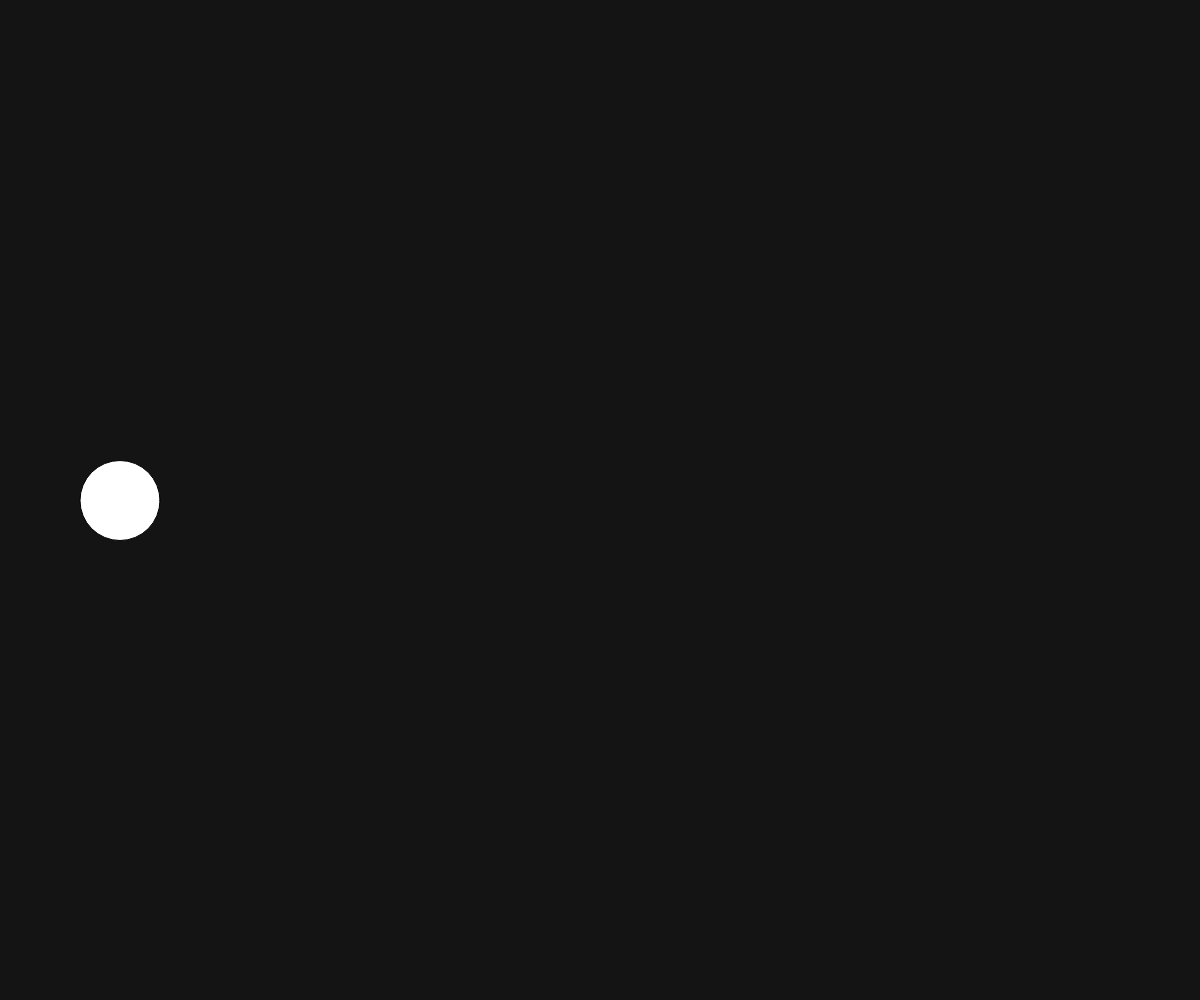
Frame 1 (no input)
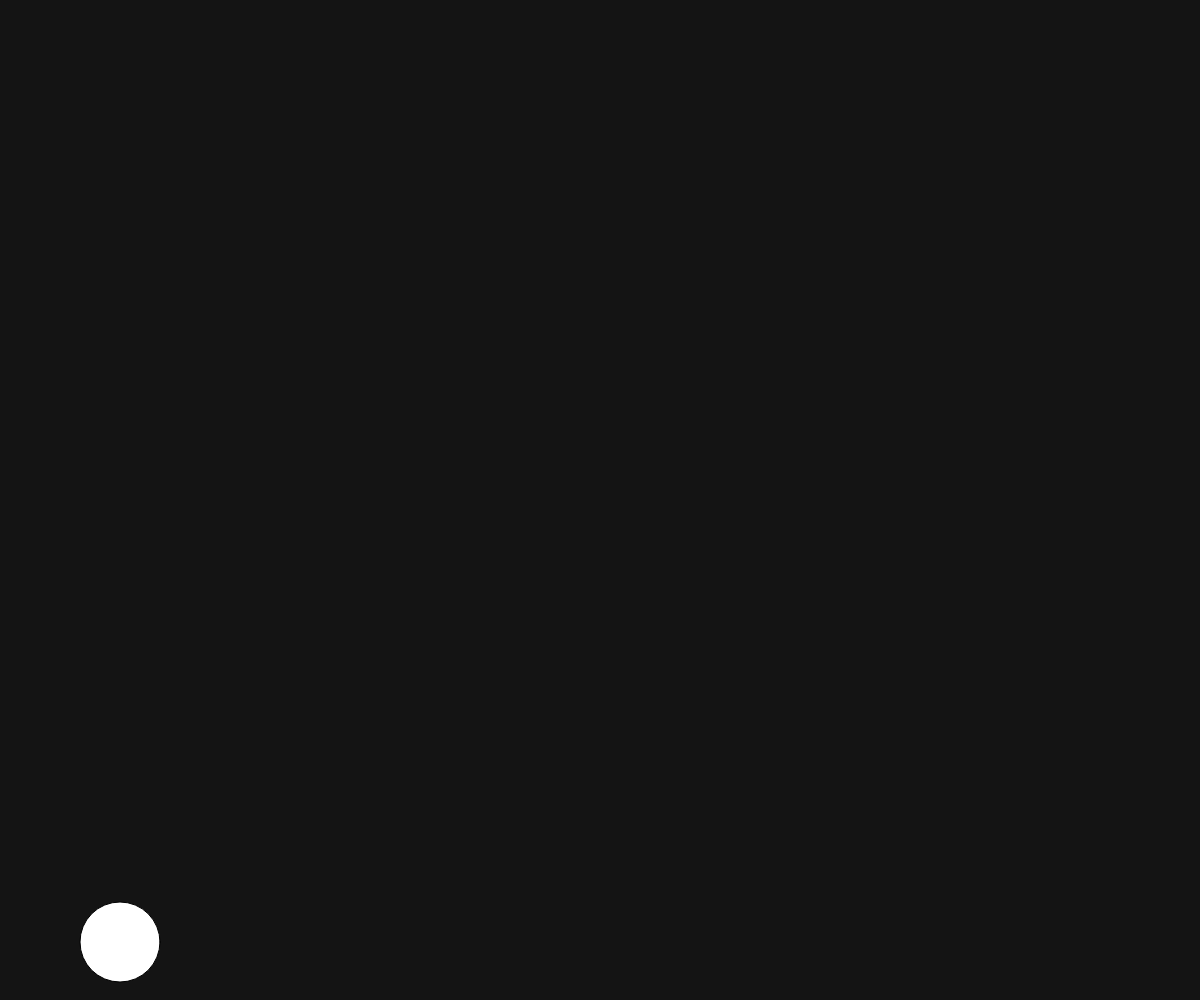
Frame 60 (no input)
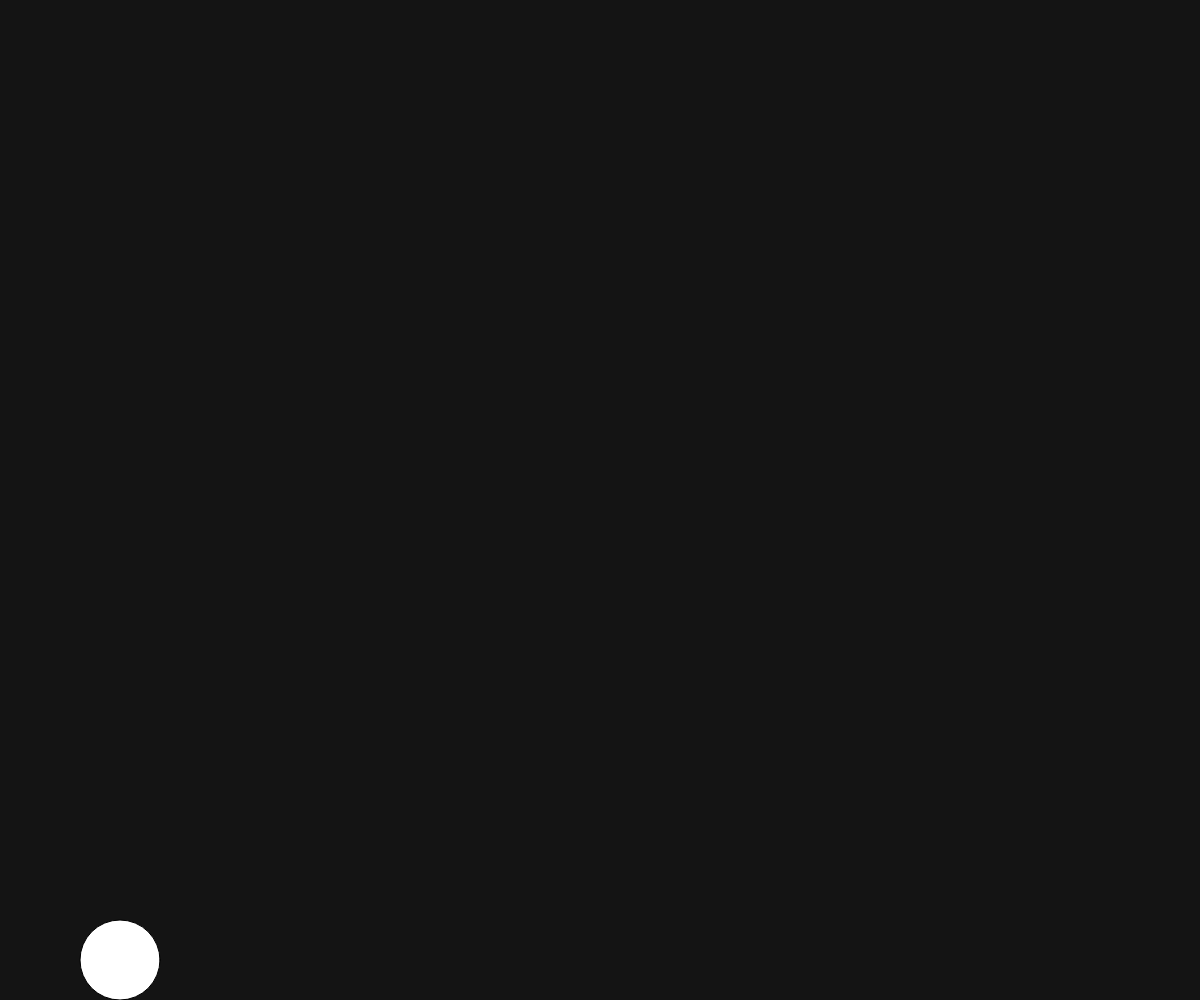
Frame 120 (the mouse pressed at the canvas centre since frame 60)

The p5.js sketch that drew these frames (run headless with seeded random() and noise() and a simulated clock; from frame 60 on, the mouse is pressed at the canvas centre):

// p5.js sketch
// ── sketch.js
var bird;

function setup() {
  createCanvas(windowWidth, windowHeight);
  rectMode(CENTER);
  ellipseMode(CENTER);
  bird = new Bird();
  }

function draw() {
  background(20);
  
  bird.update();
  bird.show();

  
}

function keyPressed() {
  if (keyCode === 32) {
    bird.up();
  }
}

function Bird(){
  this.x = width/10;
  this.y = height/2;
  
  this.gravity = 0.5;
  this.vel= 0;
  
  this.size = width/15;
    
  
  this.up = function(){
    this.vel += -this.gravity*70;
  }
  
  this.show = function(){
    fill(255);
    ellipse(this.x, this.y, this.size, width/15);
  }

  this.update = function(){
    this.vel += this.gravity;
    this.y += this.vel;
    
    if(this.vel > 8){
      this.vel = 8;
    }else if(this.vel < -8){
      this.vel = -8;
    }
    
   if(this.y > height-this.size/2){
      this.y = height-this.size/2;
      this.vel = 0;
    }
    if(this.y < this.size/2){
      this.y = this.size/2;
    }
    
  } 

}
